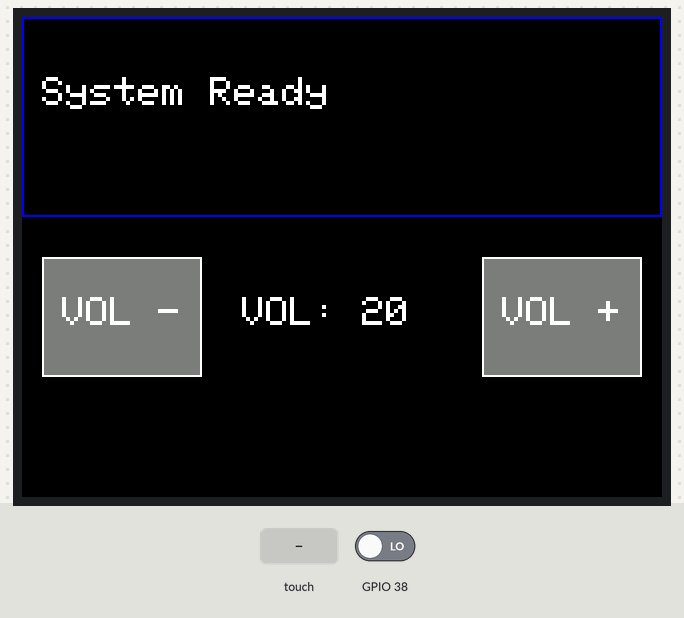
Bench run of a program on a simulated ESP32-S3. On the bench: 320×240 colour display. The test bench sets the inputs (shaded band); at power-on: GPIO 38 LOW. The audio player accepts every command and is not drawn; what the program prints to the serial monitor is not drawn.

Above: at 5.2 s.
5.3 s: touch panel pressed at 13 % / 30 % of its raw x / y range
6.9 s: touch panel pressed at 13 % / 50 % of its raw x / y range
Timing chart, 0 to 9.9 s (numbered marks = the images above; inputs shaded):
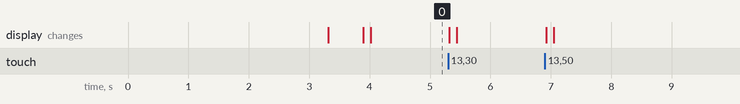

The program:

main.cpp
```cpp
#include "AudioManager.h"
#include "DisplayManager.h"
#include "NetworkManager.h"
#include <Arduino.h>

// --- 定数定義 ---
#define DFPLAYER_TX 17
#define DFPLAYER_RX 18
#define DFPLAYER_BUSY 38

#define BTN_QUESTION 15
#define BTN_CORRECT 1
#define BTN_INCORRECT 2
#define BTN_INCORRECT_2 42

// 効果音再生用ボタンの構造体定義
struct SoundButton {
  int pin;
  int fileNumber;
  const char *label;
};

// 効果音再生用ボタンのマッピング（10個のピン）
const SoundButton SOUND_BUTTONS[] = {
    {16, 14, "Sound 014"}, {41, 5, "Sound 005"},  {40, 6, "Sound 006"},
    {39, 7, "Sound 007"},  {48, 8, "Sound 008"},  {47, 9, "Sound 009"},
    {21, 10, "Sound 010"}, {14, 11, "Sound 011"}, {10, 12, "Sound 012"},
    {9, 13, "Sound 013"}};
const int NUM_SOUND_BUTTONS = sizeof(SOUND_BUTTONS) / sizeof(SOUND_BUTTONS[0]);

// --- グローバルオブジェクト ---
DisplayManager display;
AudioManager audio(DFPLAYER_RX, DFPLAYER_TX, DFPLAYER_BUSY);
NetworkManager network;

void setup() {
  Serial.begin(115200);
  delay(1000);
  Serial.println("\n--- Quiz Master Start ---");

  // PSRAM Check
  if (psramFound()) {
    Serial.printf("PSRAM ID: %08X, Size: %d bytes\n", 0, ESP.getPsramSize());
    Serial.println("PSRAM Found and Initialized");
  } else {
    Serial.println("PSRAM NOT FOUND or FAILED");
  }

  // 1. ディスプレイ設定PSRAM Check
  if (psramFound()) {
    Serial.printf("PSRAM ID: %08X, Size: %d bytes\n", 0, ESP.getPsramSize());
    Serial.println("PSRAM Found and Initialized");
  } else {
    Serial.println("PSRAM NOT FOUND or FAILED");
  }

  // 1. ディスプレイ設定
  delay(2000); // コールドブート時のホワイトスクリーン対策
  Serial.println("Debug: Calling display.init()");
  display.init();
  Serial.println("Debug: Calling display.showWelcome()");
  display.showWelcome();
  Serial.println("Display Initialized");

  // 2. オーディオ設定
  Serial.println("Initializing DFPlayer...");
  Serial.println("Debug: Calling audio.init()");
  if (audio.init()) {
    Serial.println("DFPlayer online.");
    display.showStatus("Audio OK");
    // audio.play(1); // 起動音などを再生する場合
  } else {
    Serial.println("Unexpected error: DFPlayer not detected!");
    display.showError("Audio Error!");
  }

  // 3. ESP-NOW設定
  Serial.println("Debug: Calling network.init()");
  if (network.init()) {
    Serial.println("ESP-NOW Initialized");
    display.showStatus("ESP-NOW OK");
  } else {
    Serial.println("Error initializing ESP-NOW");
    display.showError("Network Error!");
  }

  // 4. ボタン設定
  pinMode(BTN_QUESTION, INPUT_PULLUP);
  pinMode(BTN_CORRECT, INPUT_PULLUP);
  pinMode(BTN_INCORRECT, INPUT_PULLUP);
  pinMode(BTN_INCORRECT_2, INPUT_PULLUP);
  for (int i = 0; i < NUM_SOUND_BUTTONS; i++) {
    pinMode(SOUND_BUTTONS[i].pin, INPUT_PULLUP);
  }

  // 4. GUI描画 & 初期状態表示
  display.drawGUI();
  display.showStatus("System Ready");
  display.updateVolume(audio.getVolume());

  Serial.println("System Ready.");
}

void loop() {
  // タッチ操作による音量変更
  // タッチ操作による音量変更
  int touchResult = display.handleTouch();
  if (touchResult != 0) {
    // ボタンが押されたときだけ現在の音量を取得して変更する
    int currentVolume = audio.getVolume();
    int newVolume = currentVolume + touchResult;

    // setVolume側で範囲制限(0-30 or 1-31)されるのでそのままセット
    audio.setVolume(newVolume);

    // 反映された値を再取得して表示更新
    display.updateVolume(audio.getVolume());

    delay(100); // 簡易デバウンス
  }
  // メインループのロジック

  // 簡易デバウンス処理
  static unsigned long lastDebounceTime = 0;
  unsigned long debounceDelay = 200;

  if (millis() - lastDebounceTime > debounceDelay) {
    // 音声再生中でない場合のみボタン入力を受け付ける
    if (!audio.isBusy()) {
      if (digitalRead(BTN_QUESTION) == LOW) {
        Serial.println("Question Button Pressed");
        audio.playQuestion();
        display.showStatus("Question!");
        // ID=0 (全体), CMD=QUESTION
        network.broadcast(0, NetworkManager::CMD_QUESTION);
        lastDebounceTime = millis();
      } else if (digitalRead(BTN_CORRECT) == LOW) {
        Serial.println("Correct Button Pressed");
        audio.playCorrect();
        display.showStatus("Correct!");
        // ID=0, CMD=CORRECT
        network.broadcast(0, NetworkManager::CMD_CORRECT);
        lastDebounceTime = millis();
      } else if (digitalRead(BTN_INCORRECT) == LOW) {
        Serial.println("Incorrect Button Pressed");
        audio.playIncorrect();
        display.showStatus("Incorrect!");
        // ID=0, CMD=INCORRECT
        network.broadcast(0, NetworkManager::CMD_INCORRECT);
        lastDebounceTime = millis();
      } else if (digitalRead(BTN_INCORRECT_2) == LOW) {
        Serial.println("Incorrect Button 2 Pressed");
        audio.playIncorrect();
        display.showStatus("Incorrect 2!");
        // ID=0, CMD=QUESTION
        network.broadcast(0, NetworkManager::CMD_QUESTION);
        lastDebounceTime = millis();
      } else {
        // 効果音再生ボタンの押下検知
        for (int i = 0; i < NUM_SOUND_BUTTONS; i++) {
          if (digitalRead(SOUND_BUTTONS[i].pin) == LOW) {
            Serial.printf("%s Button Pressed\n", SOUND_BUTTONS[i].label);
            audio.play(SOUND_BUTTONS[i].fileNumber);
            display.showStatus(SOUND_BUTTONS[i].label);
            lastDebounceTime = millis();
            break;
          }
        }
      }
    }
  }

  delay(10);
}
```

AudioManager.h
```cpp
#ifndef AUDIO_MANAGER_H
#define AUDIO_MANAGER_H

#include <Arduino.h>
#include <DFRobotDFPlayerMini.h>

// オーディオ管理クラス (DFPlayer Mini)
class AudioManager {
public:
  AudioManager(int rxPin, int txPin, int busyPin);
  bool init();                 // 初期化
  void setVolume(int volume);  // 音量設定
  int getVolume();             // 現在の音量取得
  void play(int fileNumber);   // 指定番号のファイル再生
  void playQuestion();         // 出題音 (001.mp3)
  void playCorrect();          // 正解音 (002.mp3)
  void playIncorrect();        // 不正解音 (003.mp3)
  void playAnswerPermission(); // 回答権付与音 (004.mp3)
  bool isBusy();               // 再生中かどうか確認

  static const int VOL_MAX = 30;
  static const int VOL_MIN = 0;
  static const int VOL_DEFAULT = 20;

private:
  static const int SOUND_QUESTION = 4;
  static const int SOUND_CORRECT = 1;
  static const int SOUND_INCORRECT = 3;
  static const int SOUND_ANSWER_PERMISSION = 2;

private:
  int _rxPin;
  int _txPin;
  int _busyPin;
  int _volume; // 現在の音量
  DFRobotDFPlayerMini myDFPlayer;
  HardwareSerial *mySerial;
};

#endif
```

DisplayManager.h
```cpp
#ifndef DISPLAY_MANAGER_H
#define DISPLAY_MANAGER_H

#include <TFT_eSPI.h>
#include <XPT2046_Touchscreen.h>

// ディスプレイ管理クラス
class DisplayManager {
public:
  DisplayManager();
  void init();        // 初期化
  void showWelcome(); // ウェルカム画面表示
  void showStatus(const String &message,
                  uint16_t color = TFT_WHITE); // ステータス表示
  void showError(const String &message);       // エラー表示

  void drawGUI();                // GUI描画 (ボタン枠など)
  void updateVolume(int volume); // 音量表示更新
  int handleTouch();             // タッチ処理 (0:なし, 1:UP, -1:DOWN)

  TFT_eSPI *getTft(); // TFTインスタンス取得（必要な場合）

private:
private:
  TFT_eSPI *tft;
  XPT2046_Touchscreen *ts;

  // GUI Layout Constants
  static const int STATUS_AREA_Y = 0;
  static const int STATUS_AREA_H = 100;
  static const int BUTTON_AREA_Y = 120;
  static const int BTN_W = 80; // ボタン幅を少し狭く
  static const int BTN_H = 60;
  static const int BTN_MINUS_X = 10; // 左寄せ
  static const int BTN_PLUS_X = 230; // 右寄せ
  static const int VOL_TEXT_Y = 140;
  static const int VOL_LABEL_X = 110; // "VOL:" ラベル位置
  static const int VOL_VALUE_X = 170; // 数値表示位置
};

#endif
```

NetworkManager.h
```cpp
#ifndef NETWORK_MANAGER_H
#define NETWORK_MANAGER_H

#include <WiFi.h>
#include <esp_now.h>

// ネットワーク管理クラス (ESP-NOW)
class NetworkManager {
public:
  NetworkManager();
  bool init(); // 初期化
  // データ受信時のコールバック関数
  static void onDataRecv(const uint8_t *mac, const uint8_t *incomingData,
                         int len);
  // データ送信完了時のコールバック
  // データ送信完了時のコールバック
  static void onDataSent(const uint8_t *mac_addr, esp_now_send_status_t status);
  // メッセージをブロードキャスト送信 (生データ)
  void broadcast(uint8_t data);
  // メッセージをブロードキャスト送信 (ID + コマンド)
  void broadcast(uint8_t id, uint8_t cmd);

  // コマンド定義 (下位3ビット)
  static const uint8_t CMD_QUESTION = 0x01;          // 0b001: 出題
  static const uint8_t CMD_ANSWER_PERMISSION = 0x02; // 0b010: 回答権付与
  static const uint8_t CMD_CORRECT = 0x03;           // 0b011: 正解
  static const uint8_t CMD_INCORRECT = 0x04;         // 0b100: 不正解

  // ビットマスクとシフト
  static const uint8_t CMD_MASK = 0x07; // 0b00000111
  static const uint8_t ID_MASK = 0xF8;  // 0b11111000
  static const uint8_t ID_SHIFT = 3;

  // パケット生成ヘルパー
  static uint8_t createPacket(uint8_t id, uint8_t cmd) {
    return ((id << ID_SHIFT) & ID_MASK) | (cmd & CMD_MASK);
  }

  // シングルトンインスタンスへのポインタ (staticコールバックからアクセス用)
  static NetworkManager *instance;

private:
  esp_now_peer_info_t _broadcastPeerInfo;
};

#endif
```

AudioManager.cpp
```cpp
#include "AudioManager.h"

AudioManager::AudioManager(int rxPin, int txPin, int busyPin)
    : _rxPin(rxPin), _txPin(txPin), _busyPin(busyPin),
      mySerial(&Serial1) { // UART1を使用
}

// オーディオモジュールの初期化
bool AudioManager::init() {
  mySerial->begin(9600, SERIAL_8N1, _rxPin, _txPin);
  pinMode(_busyPin, INPUT);

  if (!myDFPlayer.begin(*mySerial)) {
    return false;
  }

  // デフォルト設定
  setVolume(VOL_DEFAULT);
  return true;
}

// 音量を設定 (0-30)
void AudioManager::setVolume(int volume) {
  if (volume > VOL_MAX)
    volume = VOL_MAX;
  if (volume < VOL_MIN)
    volume = VOL_MIN;
  _volume = volume;
  myDFPlayer.volume(_volume);
}

// 現在の音量を取得
int AudioManager::getVolume() { return _volume; }

// 指定したファイル番号の音声を再生
void AudioManager::play(int fileNumber) {
  // SDカードの "01" フォルダ内のファイル名 (001.mp3, 002.mp3 等)
  // に基づいて再生する
  myDFPlayer.playFolder(1, fileNumber);
}

void AudioManager::playQuestion() { play(SOUND_QUESTION); }
void AudioManager::playCorrect() { play(SOUND_CORRECT); }
void AudioManager::playIncorrect() { play(SOUND_INCORRECT); }
void AudioManager::playAnswerPermission() { play(SOUND_ANSWER_PERMISSION); }

// 再生中かどうかを判定
bool AudioManager::isBusy() {
  // BUSYピンは再生中にLOWになる
  return digitalRead(_busyPin) == LOW;
}
```

DisplayManager.cpp
```cpp
#include "DisplayManager.h"
#include <cstdint>

DisplayManager::DisplayManager() : tft(nullptr), ts(nullptr) {}

// ディスプレイの初期化
void DisplayManager::init() {
  if (tft == nullptr) {
    tft = new TFT_eSPI();
  }
  tft->init();
  tft->setRotation(1); // 横画面 (Landscape)
  tft->fillScreen(TFT_BLACK);

  // XPT2046初期化
  if (ts == nullptr) {
    // TOUCH_IRQはplatformio.iniで定義されていると仮定 (GPIO 8)
#ifdef TOUCH_IRQ
    ts = new XPT2046_Touchscreen(TOUCH_CS, TOUCH_IRQ);
#else
    ts = new XPT2046_Touchscreen(TOUCH_CS);
#endif
    ts->begin();
    ts->setRotation(1); // 画面に合わせる
  }

  // Serial.println("DisplayManager::init() - TFT & Touch Init Done");
}

// 起動時のウェルカム画面を表示
void DisplayManager::showWelcome() {
  if (!tft)
    return;
  tft->fillScreen(TFT_BLACK);
  tft->setTextColor(TFT_WHITE, TFT_BLACK);
  tft->setTextSize(2);
  tft->setCursor(10, 10);
  tft->println("Quiz Master");

  tft->setTextSize(1);
  tft->setCursor(10, 40);
  tft->println("Initializing...");
  // Serial.println("DisplayManager::showWelcome() - Skipped");
}

// ステータスメッセージを表示
void DisplayManager::showStatus(const String &message, uint16_t color) {
  if (!tft)
    return;

  // ステータスエリアをクリア (枠線は残すため、内側だけ塗りつぶす)
  tft->fillRect(2, STATUS_AREA_Y + 2, 316, STATUS_AREA_H - 4, TFT_BLACK);

  tft->setTextColor(color, TFT_BLACK);
  tft->setTextSize(2);    // 少し大きくする
  tft->setCursor(10, 30); // 枠内の適切な位置に合わせる
  tft->println(message);
}

// エラーメッセージを赤色で表示
void DisplayManager::showError(const String &message) {
  showStatus(message, TFT_RED);
}

TFT_eSPI *DisplayManager::getTft() { return tft; }

// GUIの枠組みを描画
void DisplayManager::drawGUI() {
  if (!tft)
    return;
  tft->fillScreen(TFT_BLACK);

  // ステータスエリアの枠
  tft->drawRect(0, STATUS_AREA_Y, 320, STATUS_AREA_H, TFT_BLUE);

  // ボタン描画 (VOL -)
  tft->fillRect(BTN_MINUS_X, BUTTON_AREA_Y, BTN_W, BTN_H, TFT_DARKGREY);
  tft->drawRect(BTN_MINUS_X, BUTTON_AREA_Y, BTN_W, BTN_H, TFT_WHITE);
  tft->setTextColor(TFT_WHITE, TFT_DARKGREY);
  tft->setTextSize(2);
  tft->setCursor(BTN_MINUS_X + 10, BUTTON_AREA_Y + 20); // テキスト位置微調整
  tft->print("VOL -");

  // ボタン描画 (VOL +)
  tft->fillRect(BTN_PLUS_X, BUTTON_AREA_Y, BTN_W, BTN_H, TFT_DARKGREY);
  tft->drawRect(BTN_PLUS_X, BUTTON_AREA_Y, BTN_W, BTN_H, TFT_WHITE);
  tft->setTextColor(TFT_WHITE, TFT_DARKGREY);
  tft->setCursor(BTN_PLUS_X + 10, BUTTON_AREA_Y + 20); // テキスト位置微調整
  tft->print("VOL +");

  // 音量ラベル
  tft->setTextColor(TFT_WHITE, TFT_BLACK);
  tft->setCursor(VOL_LABEL_X, VOL_TEXT_Y);
  tft->print("VOL:");
}

// 音量表示を更新
void DisplayManager::updateVolume(int volume) {
  if (!tft)
    return;
  // 前の数字を消すために黒で塗りつぶし
  // 前の数字を消すために黒で塗りつぶし
  tft->fillRect(VOL_VALUE_X, VOL_TEXT_Y, 40, 20, TFT_BLACK);

  tft->setTextColor(TFT_WHITE, TFT_BLACK);
  tft->setTextSize(2);
  tft->setCursor(VOL_VALUE_X, VOL_TEXT_Y);
  tft->print(volume);
}

// タッチ処理 (0:なし, 1:UP, -1:DOWN)
int DisplayManager::handleTouch() {
  if (!ts || !ts->touched())
    return 0;

  TS_Point p = ts->getPoint();

  // マッピング: 生の値(0-4095) -> 画面座標(320x240)
  // XPT2046の座標系は実測して調整が必要だが、とりあえず標準的な範囲でマッピング
  // 必要に応じて map 関数の引数を調整してください
  // 例: map(value, min_raw, max_raw, min_screen, max_screen)

  // 反転が必要な場合を考慮して計算
  // マッピング: 生の値(0-4095) -> 画面座標(320x240)
  // 左上が(320,240)になっているとのことで、出力を反転させます (0,0)にするため
  // User Feedback: LT(-5,1), LB(-8,236), RT(308,-3) -> Adjusted Range
  int16_t x = map(p.x, 320, 3860, 320, 0);
  int16_t y = map(p.y, 250, 3800, 240, 0);

  // 以前のキャリブレーションデータに基づき、必要なら反転などの補正を追加
  // XPT2046ライブラリのsetRotation(1)である程度合うはずだが、ズレる場合はここで補正

  Serial.printf("Touch Raw: %d, %d -> Screen: %d, %d (BTN-: %d-%d)\n", p.x, p.y,
                x, y, BTN_MINUS_X, BTN_MINUS_X + BTN_W);

  // VOL - ボタン判定
  if (x >= BTN_MINUS_X && x <= (BTN_MINUS_X + BTN_W) && y >= BUTTON_AREA_Y &&
      y <= (BUTTON_AREA_Y + BTN_H)) {
    return -1;
  }

  // VOL + ボタン判定
  if (x >= BTN_PLUS_X && x <= (BTN_PLUS_X + BTN_W) && y >= BUTTON_AREA_Y &&
      y <= (BUTTON_AREA_Y + BTN_H)) {
    return 1;
  }

  return 0;
}
```

NetworkManager.cpp
```cpp
#include "NetworkManager.h"
#include "AudioManager.h"
#include <Arduino.h>

extern AudioManager audio;

NetworkManager *NetworkManager::instance = nullptr;

NetworkManager::NetworkManager() { instance = this; }

// ネットワーク(ESP-NOW)の初期化
bool NetworkManager::init() {
  WiFi.mode(WIFI_STA);

  if (esp_now_init() != ESP_OK) {
    Serial.println("Error initializing ESP-NOW");
    return false;
  }
  Serial.println(WiFi.macAddress());
  esp_now_register_recv_cb(NetworkManager::onDataRecv);
  esp_now_register_send_cb(NetworkManager::onDataSent);

  // ブロードキャスト用ピアの登録
  memset(&_broadcastPeerInfo, 0, sizeof(_broadcastPeerInfo));
  for (int i = 0; i < 6; ++i) {
    _broadcastPeerInfo.peer_addr[i] = 0xFF;
  }
  _broadcastPeerInfo.channel = 0;
  _broadcastPeerInfo.encrypt = false;

  if (esp_now_add_peer(&_broadcastPeerInfo) != ESP_OK) {
    Serial.println("Failed to add broadcast peer");
    return false;
  }

  return true;
}

// データ受信時の処理
void NetworkManager::onDataRecv(const uint8_t *mac, const uint8_t *incomingData,
                                int len) {
  Serial.print("Bytes received: ");
  Serial.println(len);

  if (len == 1) {
    uint8_t receivedId = incomingData[0];
    Serial.print("Child ID Received: ");
    Serial.println(receivedId);

    // 子機からIDを受け取ったら、回答権付与をブロードキャストする
    // 本来は早い者勝ち判定等のロジックが必要だが、ここでは即応答する例とする
    if (instance) {
      Serial.print("Broadcasting Answer Permission for ID: ");
      Serial.println(receivedId);
      audio.playAnswerPermission(); // 回答権付与音を鳴らす
      instance->broadcast(receivedId, CMD_ANSWER_PERMISSION);
    }
  }
}

// データ送信完了時のコールバック
void NetworkManager::onDataSent(const uint8_t *mac_addr,
                                esp_now_send_status_t status) {
  // 送信頻度が高い場合はログを抑制したほうが良いかもしれないが一旦残す
  Serial.print("Last Packet Send Status: ");
  Serial.println(status == ESP_NOW_SEND_SUCCESS ? "Delivery Success"
                                                : "Delivery Fail");
}

// メッセージをブロードキャスト送信 (生データ)
void NetworkManager::broadcast(uint8_t data) {
  Serial.println("Debug: NetworkManager::broadcast called");
  uint8_t broadcastAddr[] = {0xFF, 0xFF, 0xFF, 0xFF, 0xFF, 0xFF};
  esp_err_t result = esp_now_send(broadcastAddr, &data, sizeof(data));

  if (result == ESP_OK) {
    Serial.println("Broadcast Sent Successfully (Queued)");
  } else {
    Serial.print("Error sending the data. Error Code: ");
    Serial.println(result);
  }
}

// メッセージをブロードキャスト送信 (ID + コマンド)
void NetworkManager::broadcast(uint8_t id, uint8_t cmd) {
  uint8_t packet = createPacket(id, cmd);
  Serial.printf("Broadcasting Packet: ID=%d, CMD=%d, HEX=0x%02X\n", id, cmd,
                packet);
  broadcast(packet);
}
```
